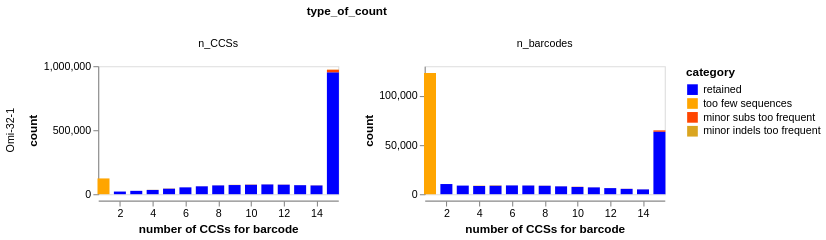

Notebook source saved alongside this figure:
### Markdown cell above
## Build consensus sequences
Use the [alignparse.consensus.simple_mutconsensus](https://jbloomlab.github.io/alignparse/alignparse.consensus.html#alignparse.consensus.simple_mutconsensus) method to build consensus sequences, and plot how many barcodes and CCSs contributed to valid consensuses or had to be dropped.
Note the stats for barcodes and CCSs look different, because there are uneven numbers of CCSs per barcode:

### Code cell
# get parameters for building consensus
print(
    "Building consensus sequences with following settings\n  "
    + "\n  ".join(f"{param}={val}" for param, val in consensus_params.items())
)

# build consensus sequences and plot results
max_plot_nseqs = 15  # group nseqs >= this together
plot_width = 225

consensus, dropped = alignparse.consensus.simple_mutconsensus(
    aligned_ccs, mutation_col="gene_mutations", **consensus_params
)

consensus_stats = (
    pd.concat(
        [
            consensus.rename(columns={"variant_call_support": "nseqs"})
            .drop(columns="gene_mutations")
            .assign(drop_reason="retained", dropped=False),
            dropped.assign(dropped=True),
        ]
    )
    .assign(nseqs=lambda x: x["nseqs"].clip(upper=max_plot_nseqs))
    .groupby(["library", "drop_reason", "dropped", "nseqs"], as_index=False)
    .aggregate(
        n_barcodes=pd.NamedAgg("barcode", "count"),
        n_CCSs=pd.NamedAgg("nseqs", "sum"),
    )
    .rename(columns={"drop_reason": "category"})
    .melt(
        id_vars=["library", "category", "dropped", "nseqs"],
        value_vars=["n_barcodes", "n_CCSs"],
        var_name="type_of_count",
        value_name="count",
    )
)

# get drop reasons in order to plot
drop_reasons = (
    consensus_stats.groupby(["category", "dropped"], as_index=False)
    .aggregate({"count": "sum"})
    .sort_values(["dropped", "count"], ascending=[True, False])["category"]
    .tolist()
)
drop_colors = ["blue", "orange", "orangered", "goldenrod", "gold", "darkorange"]
assert len(drop_reasons) <= len(drop_colors)

consensus_stats_chart = (
    alt.Chart(consensus_stats)
    .encode(
        x=alt.X(
            "nseqs",
            scale=alt.Scale(domain=(1, max_plot_nseqs)),
            title="number of CCSs for barcode",
        ),
        y=alt.Y("count", stack=True),
        color=alt.Color(
            "category",
            sort=drop_reasons,
            scale=alt.Scale(range=drop_colors),
        ),
        row=alt.Row(
            "library",
            title=None,
        ),
        column=alt.Column("type_of_count"),
        tooltip=consensus_stats.columns.tolist(),
    )
    .mark_bar(size=0.75 * plot_width / max_plot_nseqs)
    .properties(width=plot_width, height=120)
    .configure_axis(grid=False)
    .resolve_scale(y="independent")
)

display(consensus_stats_chart)

### Figure 1 — Vega-Lite specification as saved in the notebook (floating-point values rounded to 4 significant figures)
{"config": {"view": {"continuousWidth": 300, "continuousHeight": 300}, "axis": {"grid": false}}, "data": {"name": "data-f7c1c276346b099611dc1ae9e149ec57"}, "mark": {"type": "bar", "size": 11.25}, "encoding": {"color": {"field": "category", "scale": {"range": ["blue", "orange", "orangered", "goldenrod", "gold", "darkorange"]}, "sort": ["retained", "too few sequences", "minor subs too frequent", "minor indels too frequent"], "type": "nominal"}, "column": {"field": "type_of_count", "type": "nominal"}, "row": {"field": "library", "title": null, "type": "nominal"}, "tooltip": [{"field": "library", "type": "nominal"}, {"field": "category", "type": "nominal"}, {"field": "dropped", "type": "nominal"}, {"field": "nseqs", "type": "quantitative"}, {"field": "type_of_count", "type": "nominal"}, {"field": "count", "type": "quantitative"}], "x": {"field": "nseqs", "scale": {"domain": [1, 15]}, "title": "number of CCSs for barcode", "type": "quantitative"}, "y": {"field": "count", "stack": true, "type": "quantitative"}}, "height": 120, "resolve": {"scale": {"y": "independent"}}, "width": 225, "$schema": "https://vega.github.io/schema/vega-lite/v5.15.1.json", "datasets": {"data-f7c1c276346b099611dc1ae9e149ec57": [{"library": "Omi-32-1", "category": "minor indels too frequent", "dropped": true, "nseqs": 4, "type_of_count": "n_barcodes", "count": 269}, {"library": "Omi-32-1", "category": "minor indels too frequent", "dropped": true, "nseqs": 5, "type_of_count": "n_barcodes", "count": 444}, {"library": "Omi-32-1", "category": "minor indels too frequent", "dropped": true, "nseqs": 6, "type_of_count": "n_barcodes", "count": 32}, {"library": "Omi-32-1", "category": "minor indels too frequent", "dropped": true, "nseqs": 7, "type_of_count": "n_barcodes", "count": 44}, {"library": "Omi-32-1", "category": "minor indels too frequent", "dropped": true, "nseqs": 8, "type_of_count": "n_barcodes", "count": 74}, {"library": "Omi-32-1", "category": "minor indels too frequent", "dropped": true, "nseqs": 9, "type_of_count": "n_barcodes", "count": 90}, {"library": "Omi-32-1", "category": "minor indels too frequent", "dropped": true, "nseqs": 10, "type_of_count": "n_barcodes", "count": 123}, {"library": "Omi-32-1", "category": "minor indels too frequent", "dropped": true, "nseqs": 11, "type_of_count": "n_barcodes", "count": 18}, {"library": "Omi-32-1", "category": "minor indels too frequent", "dropped": true, "nseqs": 12, "type_of_count": "n_barcodes", "count": 15}, {"library": "Omi-32-1", "category": "minor indels too frequent", "dropped": true, "nseqs": 13, "type_of_count": "n_barcodes", "count": 28}, {"library": "Omi-32-1", "category": "minor indels too frequent", "dropped": true, "nseqs": 14, "type_of_count": "n_barcodes", "count": 17}, {"library": "Omi-32-1", "category": "minor indels too frequent", "dropped": true, "nseqs": 15, "type_of_count": "n_barcodes", "count": 125}, {"library": "Omi-32-1", "category": "minor subs too frequent", "dropped": true, "nseqs": 4, "type_of_count": "n_barcodes", "count": 60}, {"library": "Omi-32-1", "category": "minor subs too frequent", "dropped": true, "nseqs": 5, "type_of_count": "n_barcodes", "count": 104}, {"library": "Omi-32-1", "category": "minor subs too frequent", "dropped": true, "nseqs": 6, "type_of_count": "n_barcodes", "count": 45}, {"library": "Omi-32-1", "category": "minor subs too frequent", "dropped": true, "nseqs": 7, "type_of_count": "n_barcodes", "count": 107}, {"library": "Omi-32-1", "category": "minor subs too frequent", "dropped": true, "nseqs": 8, "type_of_count": "n_barcodes", "count": 105}, {"library": "Omi-32-1", "category": "minor subs too frequent", "dropped": true, "nseqs": 9, "type_of_count": "n_barcodes", "count": 103}, {"library": "Omi-32-1", "category": "minor subs too frequent", "dropped": true, "nseqs": 10, "type_of_count": "n_barcodes", "count": 142}, {"library": "Omi-32-1", "category": "minor subs too frequent", "dropped": true, "nseqs": 11, "type_of_count": "n_barcodes", "count": 112}, {"library": "Omi-32-1", "category": "minor subs too frequent", "dropped": true, "nseqs": 12, "type_of_count": "n_barcodes", "count": 106}, {"library": "Omi-32-1", "category": "minor subs too frequent", "dropped": true, "nseqs": 13, "type_of_count": "n_barcodes", "count": 101}, {"library": "Omi-32-1", "category": "minor subs too frequent", "dropped": true, "nseqs": 14, "type_of_count": "n_barcodes", "count": 122}, {"library": "Omi-32-1", "category": "minor subs too frequent", "dropped": true, "nseqs": 15, "type_of_count": "n_barcodes", "count": 1468}, {"library": "Omi-32-1", "category": "retained", "dropped": false, "nseqs": 2, "type_of_count": "n_barcodes", "count": 10316}, {"library": "Omi-32-1", "category": "retained", "dropped": false, "nseqs": 3, "type_of_count": "n_barcodes", "count": 8741}, {"library": "Omi-32-1", "category": "retained", "dropped": false, "nseqs": 4, "type_of_count": "n_barcodes", "count": 8319}, {"library": "Omi-32-1", "category": "retained", "dropped": false, "nseqs": 5, "type_of_count": "n_barcodes", "count": 8524}, {"library": "Omi-32-1", "category": "retained", "dropped": false, "nseqs": 6, "type_of_count": "n_barcodes", "count": 8898}, {"library": "Omi-32-1", "category": "retained", "dropped": false, "nseqs": 7, "type_of_count": "n_barcodes", "count": 8782}, {"library": "Omi-32-1", "category": "retained", "dropped": false, "nseqs": 8, "type_of_count": "n_barcodes", "count": 8551}, {"library": "Omi-32-1", "category": "retained", "dropped": false, "nseqs": 9, "type_of_count": "n_barcodes", "count": 7945}, {"library": "Omi-32-1", "category": "retained", "dropped": false, "nseqs": 10, "type_of_count": "n_barcodes", "count": 7340}, {"library": "Omi-32-1", "category": "retained", "dropped": false, "nseqs": 11, "type_of_count": "n_barcodes", "count": 6903}, {"library": "Omi-32-1", "category": "retained", "dropped": false, "nseqs": 12, "type_of_count": "n_barcodes", "count": 6175}, {"library": "Omi-32-1", "category": "retained", "dropped": false, "nseqs": 13, "type_of_count": "n_barcodes", "count": 5407}, {"library": "Omi-32-1", "category": "retained", "dropped": false, "nseqs": 14, "type_of_count": "n_barcodes", "count": 4856}, {"library": "Omi-32-1", "category": "retained", "dropped": false, "nseqs": 15, "type_of_count": "n_barcodes", "count": 63305}, {"library": "Omi-32-1", "category": "too few sequences", "dropped": true, "nseqs": 1, "type_of_count": "n_barcodes", "count": 123143}, {"library": "Omi-32-1", "category": "minor indels too frequent", "dropped": true, "nseqs": 4, "type_of_count": "n_CCSs", "count": 1076}, {"library": "Omi-32-1", "category": "minor indels too frequent", "dropped": true, "nseqs": 5, "type_of_count": "n_CCSs", "count": 2220}, {"library": "Omi-32-1", "category": "minor indels too frequent", "dropped": true, "nseqs": 6, "type_of_count": "n_CCSs", "count": 192}, {"library": "Omi-32-1", "category": "minor indels too frequent", "dropped": true, "nseqs": 7, "type_of_count": "n_CCSs", "count": 308}, {"library": "Omi-32-1", "category": "minor indels too frequent", "dropped": true, "nseqs": 8, "type_of_count": "n_CCSs", "count": 592}, {"library": "Omi-32-1", "category": "minor indels too frequent", "dropped": true, "nseqs": 9, "type_of_count": "n_CCSs", "count": 810}, {"library": "Omi-32-1", "category": "minor indels too frequent", "dropped": true, "nseqs": 10, "type_of_count": "n_CCSs", "count": 1230}, {"library": "Omi-32-1", "category": "minor indels too frequent", "dropped": true, "nseqs": 11, "type_of_count": "n_CCSs", "count": 198}, {"library": "Omi-32-1", "category": "minor indels too frequent", "dropped": true, "nseqs": 12, "type_of_count": "n_CCSs", "count": 180}, {"library": "Omi-32-1", "category": "minor indels too frequent", "dropped": true, "nseqs": 13, "type_of_count": "n_CCSs", "count": 364}, {"library": "Omi-32-1", "category": "minor indels too frequent", "dropped": true, "nseqs": 14, "type_of_count": "n_CCSs", "count": 238}, {"library": "Omi-32-1", "category": "minor indels too frequent", "dropped": true, "nseqs": 15, "type_of_count": "n_CCSs", "count": 1875}, {"library": "Omi-32-1", "category": "minor subs too frequent", "dropped": true, "nseqs": 4, "type_of_count": "n_CCSs", "count": 240}, {"library": "Omi-32-1", "category": "minor subs too frequent", "dropped": true, "nseqs": 5, "type_of_count": "n_CCSs", "count": 520}, {"library": "Omi-32-1", "category": "minor subs too frequent", "dropped": true, "nseqs": 6, "type_of_count": "n_CCSs", "count": 270}, {"library": "Omi-32-1", "category": "minor subs too frequent", "dropped": true, "nseqs": 7, "type_of_count": "n_CCSs", "count": 749}, {"library": "Omi-32-1", "category": "minor subs too frequent", "dropped": true, "nseqs": 8, "type_of_count": "n_CCSs", "count": 840}, {"library": "Omi-32-1", "category": "minor subs too frequent", "dropped": true, "nseqs": 9, "type_of_count": "n_CCSs", "count": 927}, {"library": "Omi-32-1", "category": "minor subs too frequent", "dropped": true, "nseqs": 10, "type_of_count": "n_CCSs", "count": 1420}, {"library": "Omi-32-1", "category": "minor subs too frequent", "dropped": true, "nseqs": 11, "type_of_count": "n_CCSs", "count": 1232}, {"library": "Omi-32-1", "category": "minor subs too frequent", "dropped": true, "nseqs": 12, "type_of_count": "n_CCSs", "count": 1272}, {"library": "Omi-32-1", "category": "minor subs too frequent", "dropped": true, "nseqs": 13, "type_of_count": "n_CCSs", "count": 1313}, {"library": "Omi-32-1", "category": "minor subs too frequent", "dropped": true, "nseqs": 14, "type_of_count": "n_CCSs", "count": 1708}, {"library": "Omi-32-1", "category": "minor subs too frequent", "dropped": true, "nseqs": 15, "type_of_count": "n_CCSs", "count": 22020}, {"library": "Omi-32-1", "category": "retained", "dropped": false, "nseqs": 2, "type_of_count": "n_CCSs", "count": 20632}, {"library": "Omi-32-1", "category": "retained", "dropped": false, "nseqs": 3, "type_of_count": "n_CCSs", "count": 26223}, {"library": "Omi-32-1", "category": "retained", "dropped": false, "nseqs": 4, "type_of_count": "n_CCSs", "count": 33276}, {"library": "Omi-32-1", "category": "retained", "dropped": false, "nseqs": 5, "type_of_count": "n_CCSs", "count": 42620}, {"library": "Omi-32-1", "category": "retained", "dropped": false, "nseqs": 6, "type_of_count": "n_CCSs", "count": 53388}, {"library": "Omi-32-1", "category": "retained", "dropped": false, "nseqs": 7, "type_of_count": "n_CCSs", "count": 61474}, {"library": "Omi-32-1", "category": "retained", "dropped": false, "nseqs": 8, "type_of_count": "n_CCSs", "count": 68408}, {"library": "Omi-32-1", "category": "retained", "dropped": false, "nseqs": 9, "type_of_count": "n_CCSs", "count": 71505}, {"library": "Omi-32-1", "category": "retained", "dropped": false, "nseqs": 10, "type_of_count": "n_CCSs", "count": 73400}, {"library": "Omi-32-1", "category": "retained", "dropped": false, "nseqs": 11, "type_of_count": "n_CCSs", "count": 75933}, {"library": "Omi-32-1", "category": "retained", "dropped": false, "nseqs": 12, "type_of_count": "n_CCSs", "count": 74100}, {"library": "Omi-32-1", "category": "retained", "dropped": false, "nseqs": 13, "type_of_count": "n_CCSs", "count": 70291}, {"library": "Omi-32-1", "category": "retained", "dropped": false, "nseqs": 14, "type_of_count": "n_CCSs", "count": 67984}, {"library": "Omi-32-1", "category": "retained", "dropped": false, "nseqs": 15, "type_of_count": "n_CCSs", "count": 949575}, {"library": "Omi-32-1", "category": "too few sequences", "dropped": true, "nseqs": 1, "type_of_count": "n_CCSs", "count": 123143}]}}
